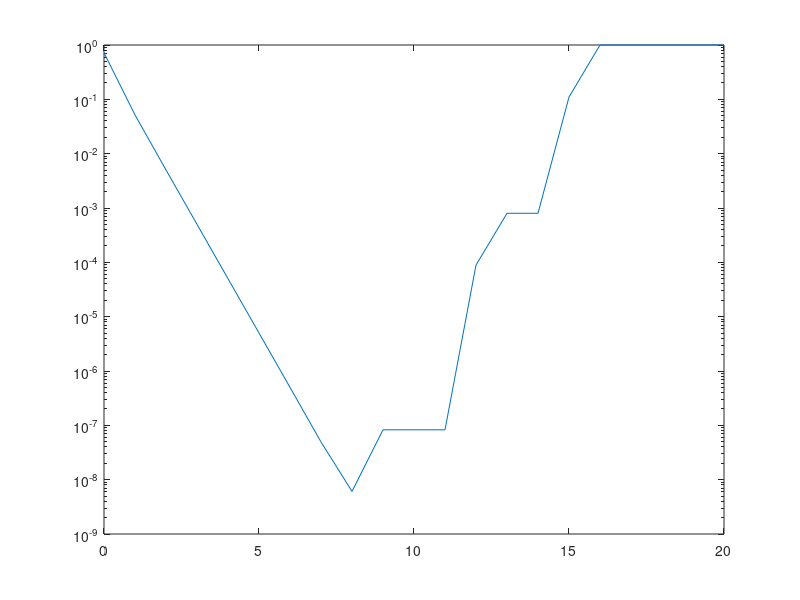

Recreate this plot in MATLAB.
clear all 
close all
f=@(h)(exp(h)-1)/h;
x_ex=1;
%1
k=0:1:20;
h=10.^(-k);
result=ones(length(h),1);
for i=1:length(h)
   result(i)=f(h(i));
end

%2
abs_er=ones(length(result),1);
for i=1:length(result)
   abs_er(i)=norm(result(i)-x_ex);
end

semilogy(k,abs_er')

%3 
%if h is to big we dont' have a good approzimation while if it's too small
%or near the machine eps(=e-16) we get wrong reult
%10 min 32 sec